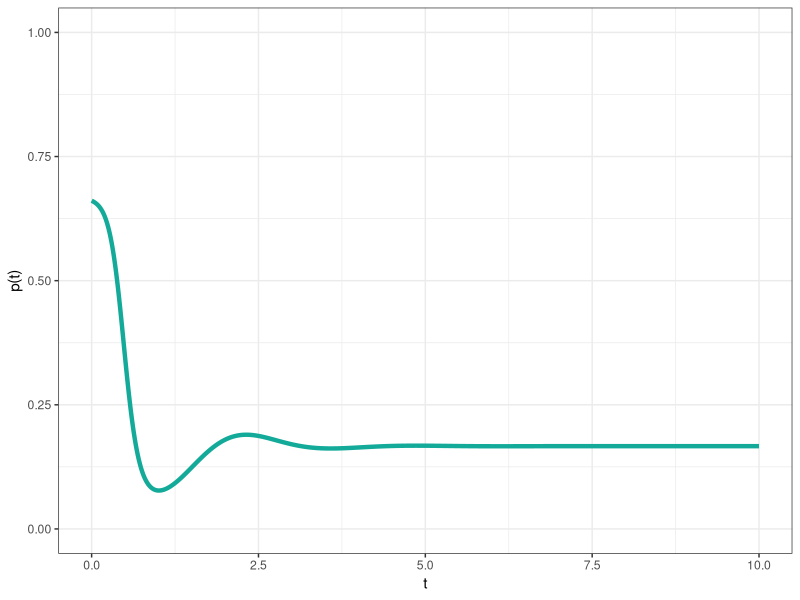
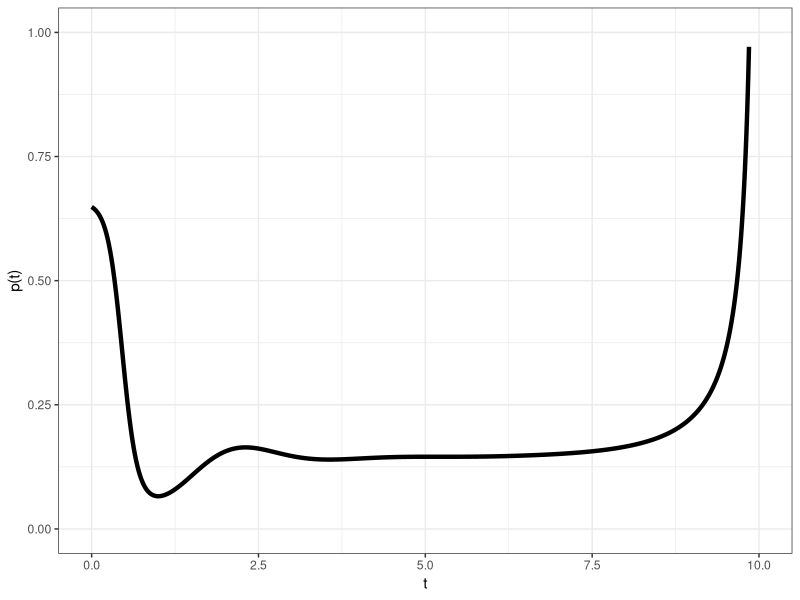
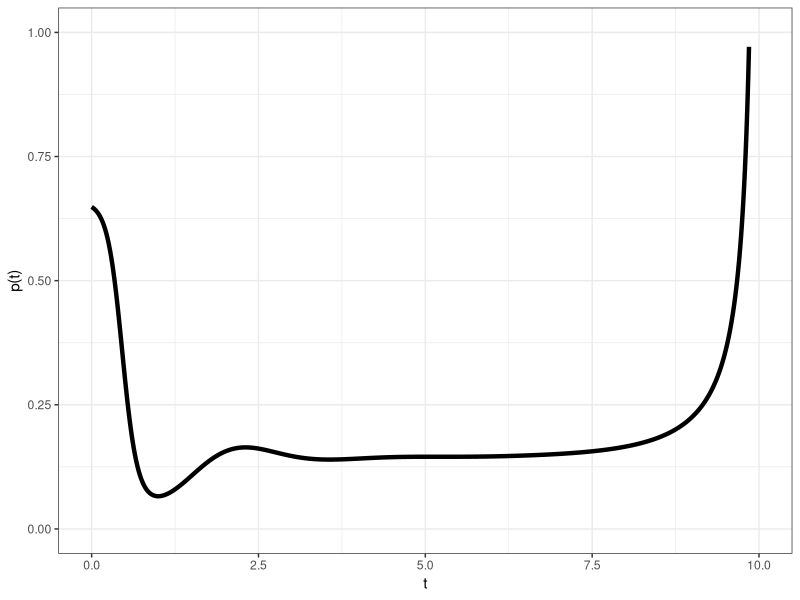
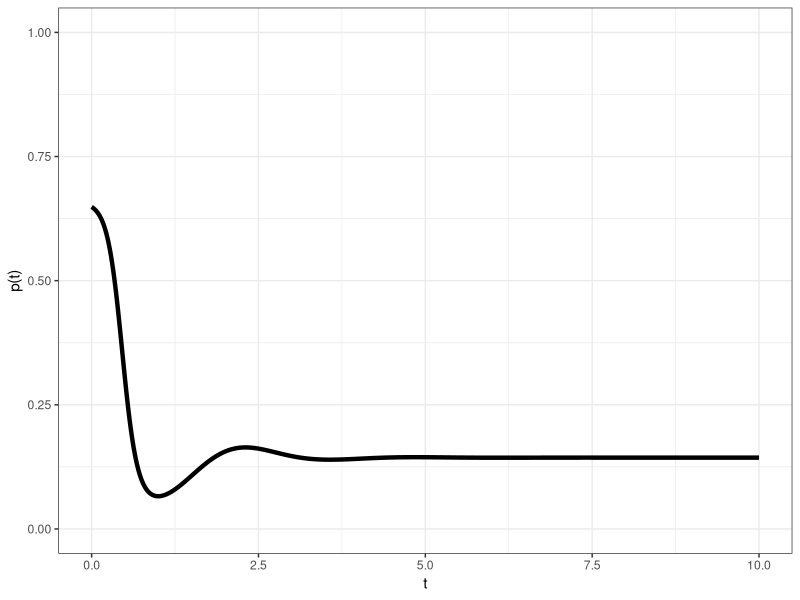
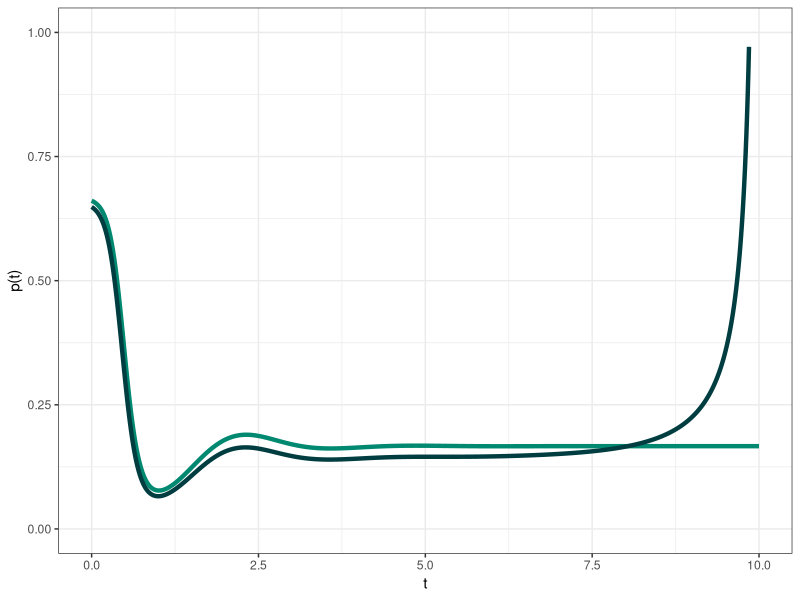

The R source for these figures, in order:
###############################
# 1. Load package
###############################
library( ggplot2 )

###############################
# 2. differential
###############################
differential <- read.csv("p_caliculate_differential.csv", header = F)
differential <- as.data.frame(differential)
names(differential) <- c("t", "pd")
differential <- differential[49001:50001, 1:2] 

line_size = 1.5
g1 <- ggplot(differential, aes(x=t))+
  theme_bw()+
  labs(x = "t",y = "p(t)") +
  geom_line(aes(y=pd),color="#13AA99", size=line_size)+
  ylim(0,1)

ggsave(file = "p_caliculate_differential.png", plot = g1)

###############################
# 3. integral
###############################
integral <- read.csv("p_caliculate_integral.csv", header = F)
integral <- as.data.frame(integral)
names(integral) <- c("t", "pi")

g2 <- ggplot(integral, aes(x=t))+
  theme_bw()+
  labs(x = "t",y = "p(t)") +
  geom_line(aes(y=pi), size=line_size)+
  ylim(0,1)

ggsave(file = "p_caliculate_integral.png", plot = g2)

###############################
# 4. integral_10
###############################
integral_10 <- read.csv("p_caliculate_integral_10.csv", header = F)
integral_10 <- as.data.frame(integral_10)
names(integral_10) <- c("t", "pi10")
integral_10 <- integral_10[1:1001,]

g3 <- ggplot(integral_10, aes(x=t))+
  theme_bw()+
  labs(x = "t",y = "p(t)") +
  geom_line(aes(y=pi10), size=line_size)+
  ylim(0,1)

ggsave(file = "p_caliculate_integral_10.png", plot = g3)

###############################
# 4. integral_20
###############################
integral_20 <- read.csv("p_caliculate_integral_20.csv", header = F)
integral_20 <- as.data.frame(integral_20)
names(integral_20) <- c("t", "pi20")
integral_20 <- integral_20[1:1001,]

g3 <- ggplot(integral_20, aes(x=t))+
  theme_bw()+
  labs(x = "t",y = "p(t)") +
  geom_line(aes(y=pi20), size=line_size)+
  ylim(0,1)

ggsave(file = "p_caliculate_integral_20.png", plot = g3)

###############################
# 5. all
###############################
differential <- differential[order(differential$t),]
both <- as.data.frame(cbind(differential, integral[,2]))
both <- as.data.frame(cbind(both, integral_10[,2]))
# both <- as.data.frame(cbind(both, integral_20[,2]))
names(both) <- c("t", "pd", "pi", "pi10")

g3 <- ggplot(both, aes(x=t))+
  theme_bw()+
  labs(x = "t",y = "p(t)") +
  geom_line(aes(y=pd),color="#008970", size=line_size)+
  geom_line(aes(y=pi),color="#003d41", size=line_size)+
  # geom_line(aes(y=pi10),color="#003a41", size=line_size)+
  # geom_line(aes(y=pi20),color="#003a41", size=line_size)+
  ylim(0,1)

ggsave(file = "p_integral_differential.png", plot = g3)
